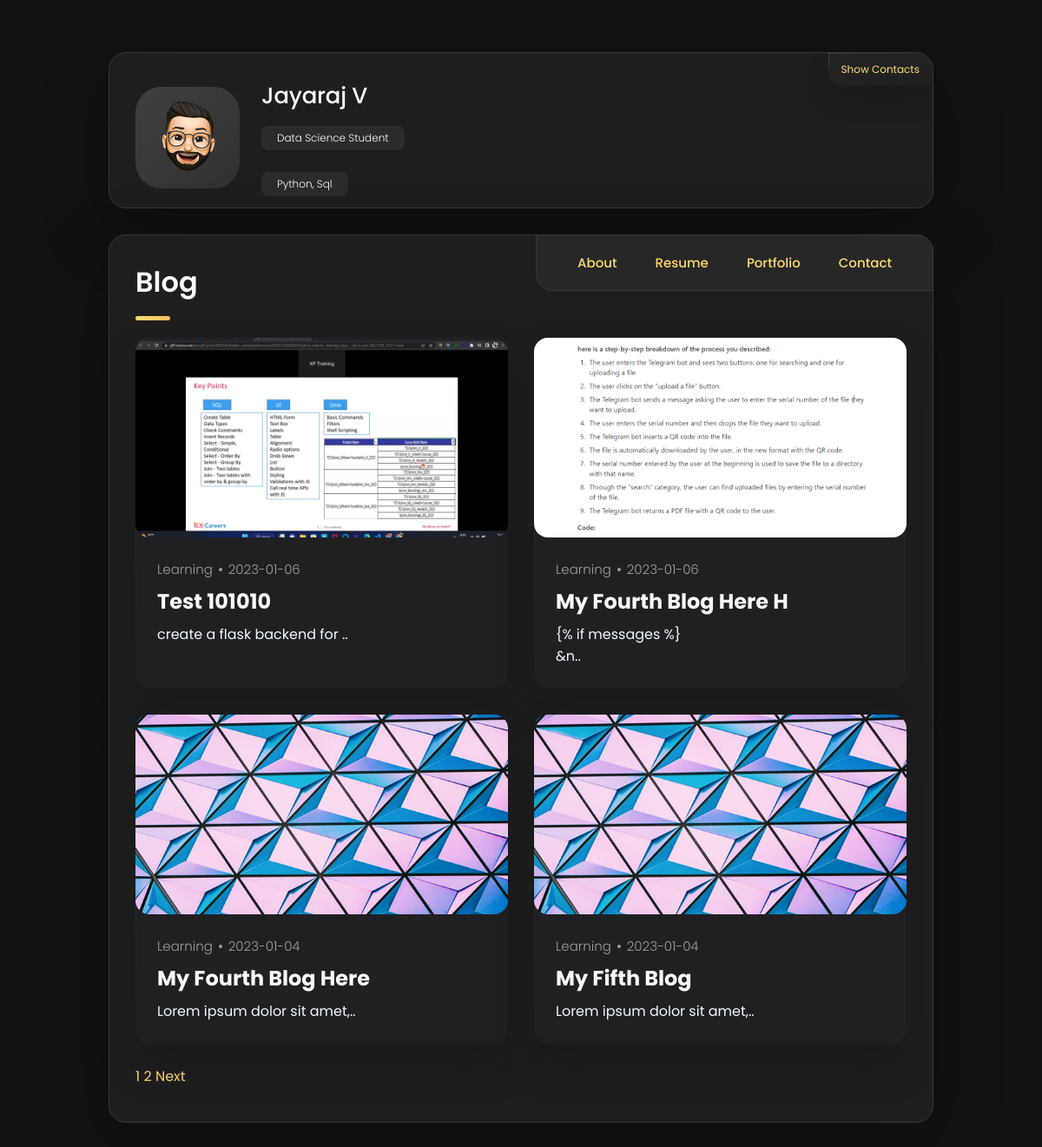
Page /blogs/1 on the earlier database version.
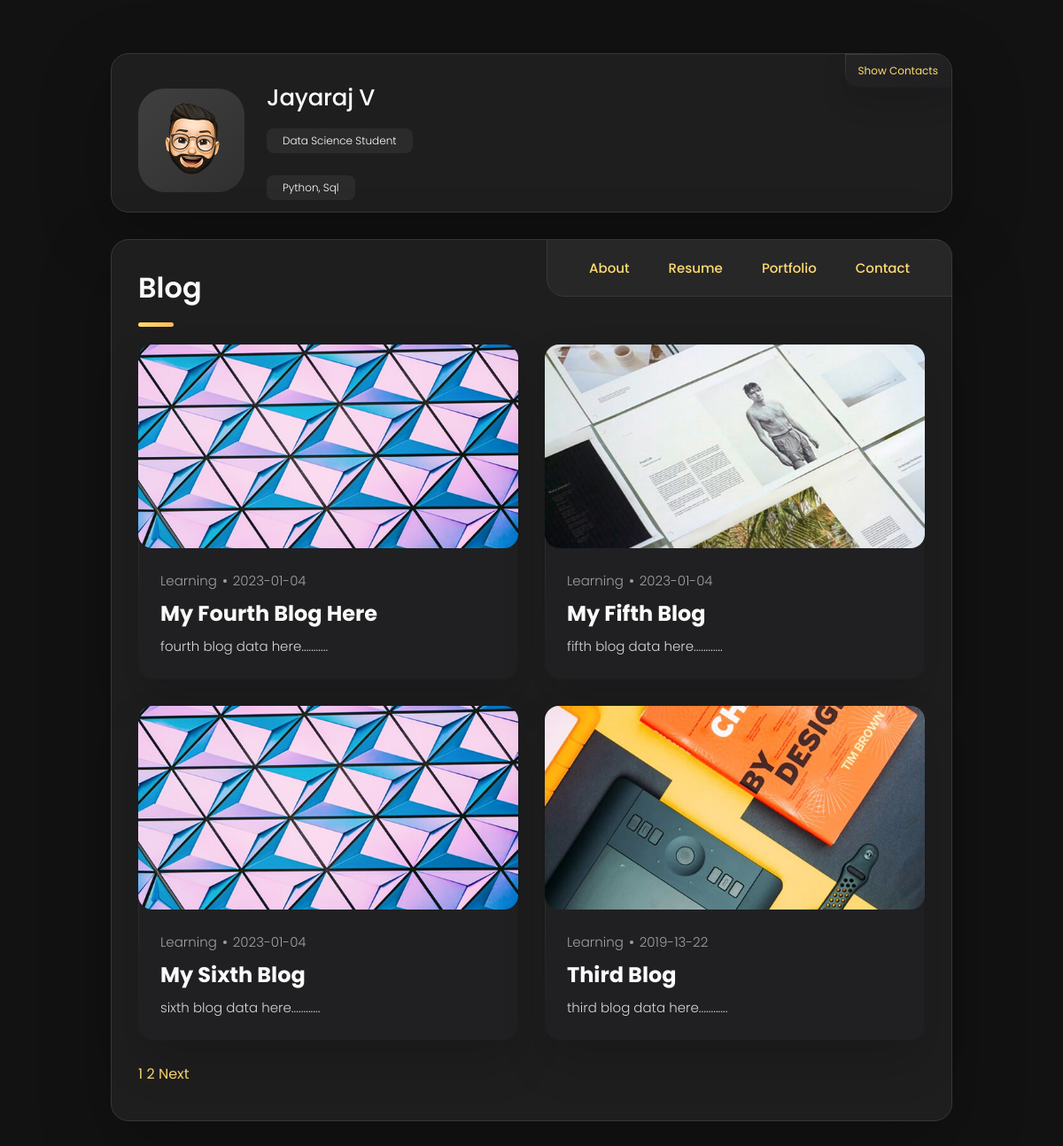
Same page on the later database version.
### tables this page shows
CREATE TABLE "blogs" (
	"id"	INTEGER,
	"Author"	text NOT NULL,
	"publihed_at"	TIMESTAMP NOT NULL,
	"content"	TEXT NOT NULL CHECK(LENGTH("content") > 100),
	"image"	text,
	"is_pinned"	boolean DEFAULT false,
	"title"	text NOT NULL UNIQUE,
	PRIMARY KEY("id" AUTOINCREMENT)
);

### app.py (the view)
@app.route('/blogs/<int:page>')
def all_blog(page):
    per_page = 4
    offset = (page - 1) * per_page
    conn = sqlite3.connect('mydatabase.db')
    c = conn.cursor()
    c.execute('SELECT * FROM blogs ORDER BY publihed_at DESC LIMIT ? OFFSET ?', (per_page, offset,))
    files = c.fetchall()
    c.execute('SELECT COUNT(*) FROM blogs')
    total = c.fetchone()[0]
    pages = total // per_page + 1
    return render_template('blog.html', files=files, page=page, pages=pages)

### templates/blog.html (shortened to what this page needs)
{%extends 'base.html'%}
{%block content%}
      <article class="about  active" data-page="blog">
        <header>
          <h2 class="h2 article-title">Blog</h2>
        </header>
        <section class="blog-posts">
          <ul class="blog-posts-list">
            {% for blog in files %}
            <li class="blog-post-item">
              <a href="{{ url_for('content', id=blog[6]) }}">
                <figure class="blog-banner-box">
                  <img src="{{ url_for('static', filename= blog[4] ) }}" alt="blog post" loading="lazy">
                </figure>
                <div class="blog-content">
                  <div class="blog-meta">
                    <p class="blog-category">Learning</p>
                    <span class="dot"></span>
                    <time datetime="2022-02-23">{{ blog[2]}}</time>
                  </div>
                  <h3 class="h3 blog-item-title">{{blog[6]|safe}}</h3>
                  <p class="blog-text">
                    {{blog[3][:30] |safe}}..
                  </p>
                </div>
              </a>
            </li>
            {%endfor%}
          </ul>
          <br>
          <div class="pagination">
            <ul>
          {% set i = 0 %}
          {% for i in range(1, pages+1) %}
            {% if i == page %}
              <li class="page-item active"><a class="page-link" href="{{ url_for('all_blog', page= i) }}">{{i}}</a></li>
            {% else %}
              <li class="page-item"><a class="page-link" href="{{ url_for('all_blog', page= i) }}">{{i}}</a></li>
            {% endif %}
          {% endfor %}
          {% if page < pages %}
          <li class="page-item"><a class="page-link" href="{{ url_for('all_blog', page=page+1) }}">Next</a></li>
          {% endif %}
        </ul>
        </div>
        </section>
      </article>
      {%endblock%}

### templates/base.html (shortened to what this page needs)
<!DOCTYPE html>
<html lang="en">
<head>
  <link rel="stylesheet" href="{{url_for('static' ,filename='css/style.css') }}">
  <link rel="stylesheet" href="https://cdnjs.cloudflare.com/ajax/libs/font-awesome/6.2.1/css/all.min.css">
</head>
<body>
<main>
    <aside class="sidebar" data-sidebar>
        <div class="sidebar-info">
          <figure class="avatar-box">
            <img src="{{url_for('static' , filename='images/my-avatar.png') }}" alt="Richard hanrick" width="80">
          </figure>
          <div class="info-content">
            <h1 class="name" title="Richard hanrick">Jayaraj V</h1>
            <p class="title">Data Science Student</p>
            <br>
            <p class="title">Python, Sql</p>
          </div>
          <button class="info_more-btn" data-sidebar-btn>
            <span>Show Contacts</span>
          </button>
        </div>
      </aside>
      <div class="main-content">
        <nav class="navbar">
          <ul class="navbar-list">
            <li class="navbar-item">
              <button class="navbar-link  active" data-nav-link><a href="{{ url_for('index') }}" >About</a></button>
            </li>
            <li class="navbar-item">
              <button class="navbar-link" data-nav-link><a href="{{ url_for('resume') }}" >Resume</a></button>
            </li>
            <li class="navbar-item">
              <button class="navbar-link" data-nav-link><a href="{{ url_for('portfolio') }}" >Portfolio</a></button>
            </li>
            <li class="navbar-item">
              <button class="navbar-link" data-nav-link><a href="{{ url_for('contact') }}">Contact</a></button>
            </li>
          </ul>
        </nav>
{%block content%}
{%endblock%}
</main>
</body>
</html>

Differences in the rows shown:
removed blogs: image (picture), publihed_at "2023-01-06", title "Test 101010", content "create a flask backend for"
removed blogs: image (picture), publihed_at "2023-01-06", title "My Fourth Blog Here H", content "{% if messages %} &n"
changed blogs "My Fourth Blog Here": content "Lorem ipsum dolor sit amet," → "fourth blog data here........."
changed blogs "My Fifth Blog": image: a different picture; content "Lorem ipsum dolor sit amet," → "fifth blog data here.........."
now on this page (row edited): blogs: image (picture), publihed_at "2023-01-04", title "My Sixth Blog", content "sixth blog data here.........."
now on this page (row edited): blogs: image (picture), publihed_at "2019-13-22", title "Third Blog", content "third blog data here.........."
